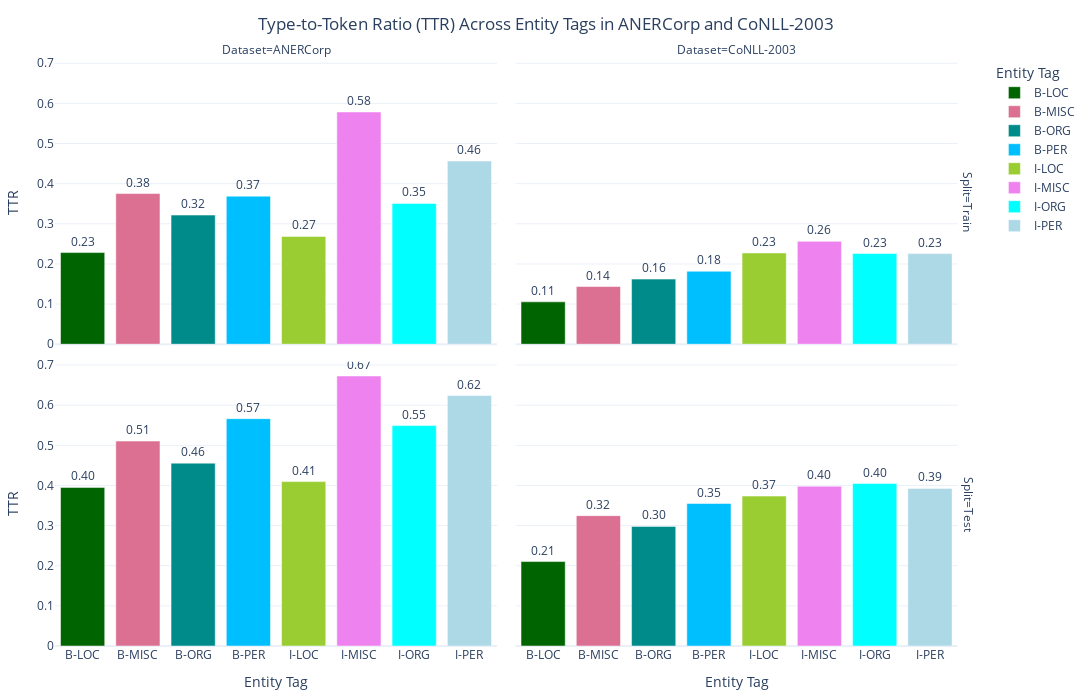

Notebook source saved alongside this figure:
### Markdown cell above
# Lexical Diversity

### Code cell
# Initialize the TTR visualizer
ttr_visualizer = EntityTagTTRVisualizer(token_type_df)

# Preprocess the data
ttr_visualizer.preprocess_data()

# # Plot TTR bar chart for Train split
# ttr_visualizer.plot_bar_chart('Train')

# # Plot TTR bar chart for Test split
# ttr_visualizer.plot_bar_chart('Test')

# Plot faceted bar chart (Train/Test together)
ttr_visualizer.plot_faceted_bar_chart()

### Figure 1 — Plotly figure (JSON) as saved in the notebook; plotly's stock layout.template omitted (floating-point values rounded to 4 significant figures)
{"data": [{"alignmentgroup": "True", "hovertemplate": "Entity Tag=%{x}<br>Split=Train<br>Dataset=ANERCorp<br>TTR=%{text}<extra></extra>", "legendgroup": "B-LOC", "marker": {"color": "darkgreen", "pattern": {"shape": ""}}, "name": "B-LOC", "offsetgroup": "B-LOC", "orientation": "v", "showlegend": true, "text": [0.2283], "textposition": "outside", "texttemplate": "%{text:.2f}", "type": "bar", "x": ["B-LOC"], "xaxis": "x3", "y": [0.2283], "yaxis": "y3"}, {"alignmentgroup": "True", "hovertemplate": "Entity Tag=%{x}<br>Split=Train<br>Dataset=CoNLL-2003<br>TTR=%{text}<extra></extra>", "legendgroup": "B-LOC", "marker": {"color": "darkgreen", "pattern": {"shape": ""}}, "name": "B-LOC", "offsetgroup": "B-LOC", "orientation": "v", "showlegend": false, "text": [0.1056], "textposition": "outside", "texttemplate": "%{text:.2f}", "type": "bar", "x": ["B-LOC"], "xaxis": "x4", "y": [0.1056], "yaxis": "y4"}, {"alignmentgroup": "True", "hovertemplate": "Entity Tag=%{x}<br>Split=Test<br>Dataset=ANERCorp<br>TTR=%{text}<extra></extra>", "legendgroup": "B-LOC", "marker": {"color": "darkgreen", "pattern": {"shape": ""}}, "name": "B-LOC", "offsetgroup": "B-LOC", "orientation": "v", "showlegend": false, "text": [0.3952], "textposition": "outside", "texttemplate": "%{text:.2f}", "type": "bar", "x": ["B-LOC"], "xaxis": "x", "y": [0.3952], "yaxis": "y"}, {"alignmentgroup": "True", "hovertemplate": "Entity Tag=%{x}<br>Split=Test<br>Dataset=CoNLL-2003<br>TTR=%{text}<extra></extra>", "legendgroup": "B-LOC", "marker": {"color": "darkgreen", "pattern": {"shape": ""}}, "name": "B-LOC", "offsetgroup": "B-LOC", "orientation": "v", "showlegend": false, "text": [0.2104], "textposition": "outside", "texttemplate": "%{text:.2f}", "type": "bar", "x": ["B-LOC"], "xaxis": "x2", "y": [0.2104], "yaxis": "y2"}, {"alignmentgroup": "True", "hovertemplate": "Entity Tag=%{x}<br>Split=Train<br>Dataset=ANERCorp<br>TTR=%{text}<extra></extra>", "legendgroup": "B-MISC", "marker": {"color": "palevioletred", "pattern": {"shape": ""}}, "name": "B-MISC", "offsetgroup": "B-MISC", "orientation": "v", "showlegend": true, "text": [0.3754], "textposition": "outside", "texttemplate": "%{text:.2f}", "type": "bar", "x": ["B-MISC"], "xaxis": "x3", "y": [0.3754], "yaxis": "y3"}, {"alignmentgroup": "True", "hovertemplate": "Entity Tag=%{x}<br>Split=Train<br>Dataset=CoNLL-2003<br>TTR=%{text}<extra></extra>", "legendgroup": "B-MISC", "marker": {"color": "palevioletred", "pattern": {"shape": ""}}, "name": "B-MISC", "offsetgroup": "B-MISC", "orientation": "v", "showlegend": false, "text": [0.1437], "textposition": "outside", "texttemplate": "%{text:.2f}", "type": "bar", "x": ["B-MISC"], "xaxis": "x4", "y": [0.1437], "yaxis": "y4"}, {"alignmentgroup": "True", "hovertemplate": "Entity Tag=%{x}<br>Split=Test<br>Dataset=ANERCorp<br>TTR=%{text}<extra></extra>", "legendgroup": "B-MISC", "marker": {"color": "palevioletred", "pattern": {"shape": ""}}, "name": "B-MISC", "offsetgroup": "B-MISC", "orientation": "v", "showlegend": false, "text": [0.5106], "textposition": "outside", "texttemplate": "%{text:.2f}", "type": "bar", "x": ["B-MISC"], "xaxis": "x", "y": [0.5106], "yaxis": "y"}, {"alignmentgroup": "True", "hovertemplate": "Entity Tag=%{x}<br>Split=Test<br>Dataset=CoNLL-2003<br>TTR=%{text}<extra></extra>", "legendgroup": "B-MISC", "marker": {"color": "palevioletred", "pattern": {"shape": ""}}, "name": "B-MISC", "offsetgroup": "B-MISC", "orientation": "v", "showlegend": false, "text": [0.3248], "textposition": "outside", "texttemplate": "%{text:.2f}", "type": "bar", "x": ["B-MISC"], "xaxis": "x2", "y": [0.3248], "yaxis": "y2"}, {"alignmentgroup": "True", "hovertemplate": "Entity Tag=%{x}<br>Split=Train<br>Dataset=ANERCorp<br>TTR=%{text}<extra></extra>", "legendgroup": "B-ORG", "marker": {"color": "darkcyan", "pattern": {"shape": ""}}, "name": "B-ORG", "offsetgroup": "B-ORG", "orientation": "v", "showlegend": true, "text": [0.3217], "textposition": "outside", "texttemplate": "%{text:.2f}", "type": "bar", "x": ["B-ORG"], "xaxis": "x3", "y": [0.3217], "yaxis": "y3"}, {"alignmentgroup": "True", "hovertemplate": "Entity Tag=%{x}<br>Split=Train<br>Dataset=CoNLL-2003<br>TTR=%{text}<extra></extra>", "legendgroup": "B-ORG", "marker": {"color": "darkcyan", "pattern": {"shape": ""}}, "name": "B-ORG", "offsetgroup": "B-ORG", "orientation": "v", "showlegend": false, "text": [0.1622], "textposition": "outside", "texttemplate": "%{text:.2f}", "type": "bar", "x": ["B-ORG"], "xaxis": "x4", "y": [0.1622], "yaxis": "y4"}, {"alignmentgroup": "True", "hovertemplate": "Entity Tag=%{x}<br>Split=Test<br>Dataset=ANERCorp<br>TTR=%{text}<extra></extra>", "legendgroup": "B-ORG", "marker": {"color": "darkcyan", "pattern": {"shape": ""}}, "name": "B-ORG", "offsetgroup": "B-ORG", "orientation": "v", "showlegend": false, "text": [0.4556], "textposition": "outside", "texttemplate": "%{text:.2f}", "type": "bar", "x": ["B-ORG"], "xaxis": "x", "y": [0.4556], "yaxis": "y"}, {"alignmentgroup": "True", "hovertemplate": "Entity Tag=%{x}<br>Split=Test<br>Dataset=CoNLL-2003<br>TTR=%{text}<extra></extra>", "legendgroup": "B-ORG", "marker": {"color": "darkcyan", "pattern": {"shape": ""}}, "name": "B-ORG", "offsetgroup": "B-ORG", "orientation": "v", "showlegend": false, "text": [0.298], "textposition": "outside", "texttemplate": "%{text:.2f}", "type": "bar", "x": ["B-ORG"], "xaxis": "x2", "y": [0.298], "yaxis": "y2"}, {"alignmentgroup": "True", "hovertemplate": "Entity Tag=%{x}<br>Split=Train<br>Dataset=ANERCorp<br>TTR=%{text}<extra></extra>", "legendgroup": "B-PER", "marker": {"color": "deepskyblue", "pattern": {"shape": ""}}, "name": "B-PER", "offsetgroup": "B-PER", "orientation": "v", "showlegend": true, "text": [0.3689], "textposition": "outside", "texttemplate": "%{text:.2f}", "type": "bar", "x": ["B-PER"], "xaxis": "x3", "y": [0.3689], "yaxis": "y3"}, {"alignmentgroup": "True", "hovertemplate": "Entity Tag=%{x}<br>Split=Train<br>Dataset=CoNLL-2003<br>TTR=%{text}<extra></extra>", "legendgroup": "B-PER", "marker": {"color": "deepskyblue", "pattern": {"shape": ""}}, "name": "B-PER", "offsetgroup": "B-PER", "orientation": "v", "showlegend": false, "text": [0.1818], "textposition": "outside", "texttemplate": "%{text:.2f}", "type": "bar", "x": ["B-PER"], "xaxis": "x4", "y": [0.1818], "yaxis": "y4"}, {"alignmentgroup": "True", "hovertemplate": "Entity Tag=%{x}<br>Split=Test<br>Dataset=ANERCorp<br>TTR=%{text}<extra></extra>", "legendgroup": "B-PER", "marker": {"color": "deepskyblue", "pattern": {"shape": ""}}, "name": "B-PER", "offsetgroup": "B-PER", "orientation": "v", "showlegend": false, "text": [0.5664], "textposition": "outside", "texttemplate": "%{text:.2f}", "type": "bar", "x": ["B-PER"], "xaxis": "x", "y": [0.5664], "yaxis": "y"}, {"alignmentgroup": "True", "hovertemplate": "Entity Tag=%{x}<br>Split=Test<br>Dataset=CoNLL-2003<br>TTR=%{text}<extra></extra>", "legendgroup": "B-PER", "marker": {"color": "deepskyblue", "pattern": {"shape": ""}}, "name": "B-PER", "offsetgroup": "B-PER", "orientation": "v", "showlegend": false, "text": [0.355], "textposition": "outside", "texttemplate": "%{text:.2f}", "type": "bar", "x": ["B-PER"], "xaxis": "x2", "y": [0.355], "yaxis": "y2"}, {"alignmentgroup": "True", "hovertemplate": "Entity Tag=%{x}<br>Split=Train<br>Dataset=ANERCorp<br>TTR=%{text}<extra></extra>", "legendgroup": "I-LOC", "marker": {"color": "yellowgreen", "pattern": {"shape": ""}}, "name": "I-LOC", "offsetgroup": "I-LOC", "orientation": "v", "showlegend": true, "text": [0.2686], "textposition": "outside", "texttemplate": "%{text:.2f}", "type": "bar", "x": ["I-LOC"], "xaxis": "x3", "y": [0.2686], "yaxis": "y3"}, {"alignmentgroup": "True", "hovertemplate": "Entity Tag=%{x}<br>Split=Train<br>Dataset=CoNLL-2003<br>TTR=%{text}<extra></extra>", "legendgroup": "I-LOC", "marker": {"color": "yellowgreen", "pattern": {"shape": ""}}, "name": "I-LOC", "offsetgroup": "I-LOC", "orientation": "v", "showlegend": false, "text": [0.2273], "textposition": "outside", "texttemplate": "%{text:.2f}", "type": "bar", "x": ["I-LOC"], "xaxis": "x4", "y": [0.2273], "yaxis": "y4"}, {"alignmentgroup": "True", "hovertemplate": "Entity Tag=%{x}<br>Split=Test<br>Dataset=ANERCorp<br>TTR=%{text}<extra></extra>", "legendgroup": "I-LOC", "marker": {"color": "yellowgreen", "pattern": {"shape": ""}}, "name": "I-LOC", "offsetgroup": "I-LOC", "orientation": "v", "showlegend": false, "text": [0.4096], "textposition": "outside", "texttemplate": "%{text:.2f}", "type": "bar", "x": ["I-LOC"], "xaxis": "x", "y": [0.4096], "yaxis": "y"}, {"alignmentgroup": "True", "hovertemplate": "Entity Tag=%{x}<br>Split=Test<br>Dataset=CoNLL-2003<br>TTR=%{text}<extra></extra>", "legendgroup": "I-LOC", "marker": {"color": "yellowgreen", "pattern": {"shape": ""}}, "name": "I-LOC", "offsetgroup": "I-LOC", "orientation": "v", "showlegend": false, "text": [0.3735], "textposition": "outside", "texttemplate": "%{text:.2f}", "type": "bar", "x": ["I-LOC"], "xaxis": "x2", "y": [0.3735], "yaxis": "y2"}, {"alignmentgroup": "True", "hovertemplate": "Entity Tag=%{x}<br>Split=Train<br>Dataset=ANERCorp<br>TTR=%{text}<extra></extra>", "legendgroup": "I-MISC", "marker": {"color": "violet", "pattern": {"shape": ""}}, "name": "I-MISC", "offsetgroup": "I-MISC", "orientation": "v", "showlegend": true, "text": [0.5787], "textposition": "outside", "texttemplate": "%{text:.2f}", "type": "bar", "x": ["I-MISC"], "xaxis": "x3", "y": [0.5787], "yaxis": "y3"}, {"alignmentgroup": "True", "hovertemplate": "Entity Tag=%{x}<br>Split=Train<br>Dataset=CoNLL-2003<br>TTR=%{text}<extra></extra>", "legendgroup": "I-MISC", "marker": {"color": "violet", "pattern": {"shape": ""}}, "name": "I-MISC", "offsetgroup": "I-MISC", "orientation": "v", "showlegend": false, "text": [0.2563], "textposition": "outside", "texttemplate": "%{text:.2f}", "type": "bar", "x": ["I-MISC"], "xaxis": "x4", "y": [0.2563], "yaxis": "y4"}, {"alignmentgroup": "True", "hovertemplate": "Entity Tag=%{x}<br>Split=Test<br>Dataset=ANERCorp<br>TTR=%{text}<extra></extra>", "legendgroup": "I-MISC", "marker": {"color": "violet", "pattern": {"shape": ""}}, "name": "I-MISC", "offsetgroup": "I-MISC", "orientation": "v", "showlegend": false, "text": [0.6727], "textposition": "outside", "texttemplate": "%{text:.2f}", "type": "bar", "x": ["I-MISC"], "xaxis": "x", "y": [0.6727], "yaxis": "y"}, {"alignmentgroup": "True", "hovertemplate": "Entity Tag=%{x}<br>Split=Test<br>Dataset=CoNLL-2003<br>TTR=%{text}<extra></extra>", "legendgroup": "I-MISC", "marker": {"color": "violet", "pattern": {"shape": ""}}, "name": "I-MISC", "offsetgroup": "I-MISC", "orientation": "v", "showlegend": false, "text": [0.3981], "textposition": "outside", "texttemplate": "%{text:.2f}", "type": "bar", "x": ["I-MISC"], "xaxis": "x2", "y": [0.3981], "yaxis": "y2"}, {"alignmentgroup": "True", "hovertemplate": "Entity Tag=%{x}<br>Split=Train<br>Dataset=ANERCorp<br>TTR=%{text}<extra></extra>", "legendgroup": "I-ORG", "marker": {"color": "cyan", "pattern": {"shape": ""}}, "name": "I-ORG", "offsetgroup": "I-ORG", "orientation": "v", "showlegend": true, "text": [0.3507], "textposition": "outside", "texttemplate": "%{text:.2f}", "type": "bar", "x": ["I-ORG"], "xaxis": "x3", "y": [0.3507], "yaxis": "y3"}, {"alignmentgroup": "True", "hovertemplate": "Entity Tag=%{x}<br>Split=Train<br>Dataset=CoNLL-2003<br>TTR=%{text}<extra></extra>", "legendgroup": "I-ORG", "marker": {"color": "cyan", "pattern": {"shape": ""}}, "name": "I-ORG", "offsetgroup": "I-ORG", "orientation": "v", "showlegend": false, "text": [0.226], "textposition": "outside", "texttemplate": "%{text:.2f}", "type": "bar", "x": ["I-ORG"], "xaxis": "x4", "y": [0.226], "yaxis": "y4"}, {"alignmentgroup": "True", "hovertemplate": "Entity Tag=%{x}<br>Split=Test<br>Dataset=ANERCorp<br>TTR=%{text}<extra></extra>", "legendgroup": "I-ORG", "marker": {"color": "cyan", "pattern": {"shape": ""}}, "name": "I-ORG", "offsetgroup": "I-ORG", "orientation": "v", "showlegend": false, "text": [0.5491], "textposition": "outside", "texttemplate": "%{text:.2f}", "type": "bar", "x": ["I-ORG"], "xaxis": "x", "y": [0.5491], "yaxis": "y"}, {"alignmentgroup": "True", "hovertemplate": "Entity Tag=%{x}<br>Split=Test<br>Dataset=CoNLL-2003<br>TTR=%{text}<extra></extra>", "legendgroup": "I-ORG", "marker": {"color": "cyan", "pattern": {"shape": ""}}, "name": "I-ORG", "offsetgroup": "I-ORG", "orientation": "v", "showlegend": false, "text": [0.4048], "textposition": "outside", "texttemplate": "%{text:.2f}", "type": "bar", "x": ["I-ORG"], "xaxis": "x2", "y": [0.4048], "yaxis": "y2"}, {"alignmentgroup": "True", "hovertemplate": "Entity Tag=%{x}<br>Split=Train<br>Dataset=ANERCorp<br>TTR=%{text}<extra></extra>", "legendgroup": "I-PER", "marker": {"color": "lightblue", "pattern": {"shape": ""}}, "name": "I-PER", "offsetgroup": "I-PER", "orientation": "v", "showlegend": true, "text": [0.4564], "textposition": "outside", "texttemplate": "%{text:.2f}", "type": "bar", "x": ["I-PER"], "xaxis": "x3", "y": [0.4564], "yaxis": "y3"}, {"alignmentgroup": "True", "hovertemplate": "Entity Tag=%{x}<br>Split=Train<br>Dataset=CoNLL-2003<br>TTR=%{text}<extra></extra>", "legendgroup": "I-PER", "marker": {"color": "lightblue", "pattern": {"shape": ""}}, "name": "I-PER", "offsetgroup": "I-PER", "orientation": "v", "showlegend": false, "text": [0.2257], "textposition": "outside", "texttemplate": "%{text:.2f}", "type": "bar", "x": ["I-PER"], "xaxis": "x4", "y": [0.2257], "yaxis": "y4"}, {"alignmentgroup": "True", "hovertemplate": "Entity Tag=%{x}<br>Split=Test<br>Dataset=ANERCorp<br>TTR=%{text}<extra></extra>", "legendgroup": "I-PER", "marker": {"color": "lightblue", "pattern": {"shape": ""}}, "name": "I-PER", "offsetgroup": "I-PER", "orientation": "v", "showlegend": false, "text": [0.624], "textposition": "outside", "texttemplate": "%{text:.2f}", "type": "bar", "x": ["I-PER"], "xaxis": "x", "y": [0.624], "yaxis": "y"}, {"alignmentgroup": "True", "hovertemplate": "Entity Tag=%{x}<br>Split=Test<br>Dataset=CoNLL-2003<br>TTR=%{text}<extra></extra>", "legendgroup": "I-PER", "marker": {"color": "lightblue", "pattern": {"shape": ""}}, "name": "I-PER", "offsetgroup": "I-PER", "orientation": "v", "showlegend": false, "text": [0.3927], "textposition": "outside", "texttemplate": "%{text:.2f}", "type": "bar", "x": ["I-PER"], "xaxis": "x2", "y": [0.3927], "yaxis": "y2"}], "layout": {"annotations": [{"font": {}, "showarrow": false, "text": "Dataset=ANERCorp", "x": 0.24, "xanchor": "center", "xref": "paper", "y": 1, "yanchor": "bottom", "yref": "paper"}, {"font": {}, "showarrow": false, "text": "Dataset=CoNLL-2003", "x": 0.74, "xanchor": "center", "xref": "paper", "y": 1, "yanchor": "bottom", "yref": "paper"}, {"font": {}, "showarrow": false, "text": "Split=Test", "textangle": 90, "x": 0.98, "xanchor": "left", "xref": "paper", "y": 0.2425, "yanchor": "middle", "yref": "paper"}, {"font": {}, "showarrow": false, "text": "Split=Train", "textangle": 90, "x": 0.98, "xanchor": "left", "xref": "paper", "y": 0.7575, "yanchor": "middle", "yref": "paper"}], "barmode": "relative", "height": 700, "legend": {"title": {"text": "Entity Tag"}, "tracegroupgap": 0}, "margin": {"b": 20, "l": 20, "r": 20, "t": 60}, "title": {"text": "Type-to-Token Ratio (TTR) Across Entity Tags in ANERCorp and CoNLL-2003", "x": 0.5}, "width": 1200, "xaxis": {"anchor": "y", "categoryarray": ["B-LOC", "B-MISC", "B-ORG", "B-PER", "I-LOC", "I-MISC", "I-ORG", "I-PER"], "categoryorder": "array", "domain": [0, 0.48], "title": {"text": "Entity Tag"}}, "xaxis2": {"anchor": "y2", "categoryarray": ["B-LOC", "B-MISC", "B-ORG", "B-PER", "I-LOC", "I-MISC", "I-ORG", "I-PER"], "categoryorder": "array", "domain": [0.5, 0.98], "matches": "x", "title": {"text": "Entity Tag"}}, "xaxis3": {"anchor": "y3", "domain": [0, 0.48], "matches": "x", "showticklabels": false}, "xaxis4": {"anchor": "y4", "domain": [0.5, 0.98], "matches": "x", "showticklabels": false}, "yaxis": {"anchor": "x", "domain": [0, 0.485], "title": {"text": "TTR"}}, "yaxis2": {"anchor": "x2", "domain": [0, 0.485], "matches": "y", "showticklabels": false}, "yaxis3": {"anchor": "x3", "domain": [0.515, 1], "matches": "y", "title": {"text": "TTR"}}, "yaxis4": {"anchor": "x4", "domain": [0.515, 1], "matches": "y", "showticklabels": false}}}
